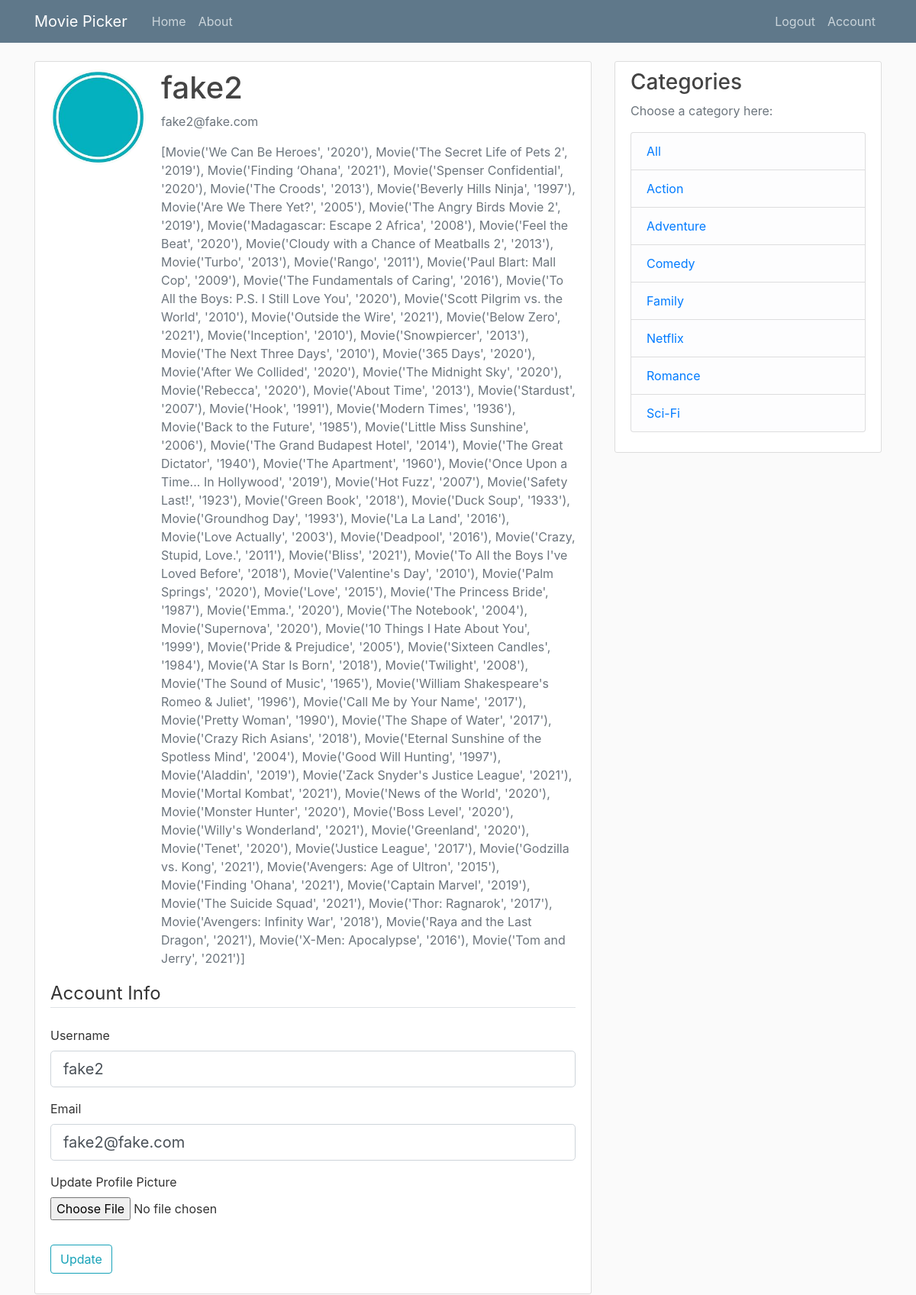
Page /account (signed in) on the committed database.
### flask_app/models.py (models this page shows, shortened)
class User(db.Model, UserMixin):
    id = db.Column(db.Integer, primary_key=True)
    username = db.Column(db.String(20), unique=True, nullable=False)
    email = db.Column(db.String(120), unique=True, nullable=False)
    image_file = db.Column(db.String(20), nullable=False, default='default.jpg')
    password = db.Column(db.String(60), nullable=False)
    likes = db.relationship('Movie', secondary=likes, lazy='subquery', backref=db.backref('liked_by', lazy=True))
    dislikes = db.relationship('Movie', secondary=dislikes, lazy='subquery', backref=db.backref('disliked_by', lazy=True))

class Movie(db.Model):
    id = db.Column(db.Integer, primary_key=True)
    title = db.Column(db.String(40), nullable=False)
    released = db.Column(db.Integer, nullable=False)
    image = db.Column(db.String(100), nullable=False, default='default.jpg')
    synopsis = db.Column(db.Text, default='')
    def __repr__(self):
        return f"Movie('{self.title}', '{self.released}')"

class Category(db.Model):
    id = db.Column(db.Integer, primary_key=True)
    name = db.Column(db.String(40), unique=True, nullable=False)
    movies = db.relationship('Movie', secondary=categories, lazy='subquery', backref=db.backref('categories', lazy=True))
    def __lt__(self, other):
        return self.name < other.name

### flask_app/routes.py (the view)
@app.route("/account", methods=['GET', 'POST'])
@login_required
def account():
	form = UpdateAccountForm()
	image_file = url_for('static', filename='profile_pics/' + current_user.image_file)
	if form.validate_on_submit():
		if form.picture.data:
			picture_file = save_picture(form.picture.data)
			current_user.image_file = picture_file
		current_user.username = form.username.data
		current_user.email = form.email.data
		db.session.commit()
		flash("Your account has been updated", "success")
		return redirect(url_for('account'))
	elif request.method == 'GET':
		form.username.data = current_user.username
		form.email.data = current_user.email
	return render_template('account.html', title='account', image_file=image_file, form=form, categories=sorted(Category.query.all()))

### flask_app/forms.py (shortened to what this page needs)
class UpdateAccountForm(FlaskForm):
	username = StringField('Username', validators=[DataRequired(), Length(min=2, max=20)])
	email = StringField('Email', validators=[DataRequired(), Email()])
	picture = FileField('Update Profile Picture', validators=[FileAllowed(['jpg', 'png'])])
	submit = SubmitField('Update')

### flask_app/models.py (called while the page is built)
@login_manager.user_loader
def load_user(user_id):
    return User.query.get(int(user_id))

### flask_app/templates/account.html (shortened to what this page needs)
{% extends "layout.html" %}
{% block content %}
	<div class='content-section'>
		<div class='media'>
			<img class='rounded-circle account-img' src="{{ image_file }}">
			<div class='media-body'>
				<h2 class='account-heading'>{{ current_user.username }}</h2>
				<p class='text-secondary'>{{ current_user.email }}</p>
				<p class='text-secondary'>{{ current_user.likes }}</p>
			</div>
		</div>
		<form method='POST' action='' enctype="multipart/form-data">
			<fieldset class='form-group'>
				<legend class='border-bottom mb-4'>Account Info</legend>
				<div class='form-group'>
					{{form.username.label(class="form-control-label")}}
					{%if form.username.errors%}
						{{form.username(class="form-control form-control-lg is-invalid")}}
						<div class="invalid-feedback">
							{%for error in form.username.errors%}
								<span>{{error}}</span>
							{%endfor%}
						</div>
					{%else%}
						{{form.username(class="form-control form-control-lg")}}
					{%endif%}
				</div>
				<div class='form-group'>
					{{form.email.label(class="form-control-label")}}
					{%if form.email.errors%}
						{{form.email(class="form-control form-control-lg is-invalid")}}
						<div class="invalid-feedback">
							{%for error in form.email.errors%}
								<span>{{error}}</span>
							{%endfor%}
						</div>
					{%else%}
						{{form.email(class="form-control form-control-lg")}}
					{%endif%}
				</div>
				<div class='form-group'>
					{{form.picture.label()}}
					{{form.picture(class='form-control-file')}}
				</div>
			</fieldset>
			<div class='form-group'>
				{{form.submit(class="btn btn-outline-info")}}
			</div>
		</form>
	</div>
{% endblock content %}

### flask_app/templates/layout.html (shortened to what this page needs)
<!DOCTYPE html>
<html>
<head>
    <link rel="stylesheet" href="https://maxcdn.bootstrapcdn.com/bootstrap/4.0.0/css/bootstrap.min.css">
    <link rel="stylesheet" type="text/css" href="{{ url_for('static', filename='main.css') }}">
</head>
<body>
    <header class="site-header">
      <nav class="navbar navbar-expand-md navbar-dark bg-steel fixed-top">
        <div class="container">
          <a class="navbar-brand mr-4" href="/">Movie Picker</a>
          <div class="collapse navbar-collapse" id="navbarToggle">
            <div class="navbar-nav mr-auto">
              <a class="nav-item nav-link" href="{{url_for('home')}}">Home</a>
              <a class="nav-item nav-link" href="{{url_for('about')}}">About</a>
            </div>
            <div class="navbar-nav">
              {% if current_user.is_authenticated %}
                <a class="nav-item nav-link" href="{{url_for('logout')}}">Logout</a>
                <a class="nav-item nav-link" href="{{url_for('account')}}">Account</a>
              {% else %}
                <a class="nav-item nav-link" href="{{url_for('login')}}">Login</a>
                <a class="nav-item nav-link" href="{{url_for('register')}}">Register</a>
              {% endif %}
            </div>
          </div>
        </div>
      </nav>
    </header>
    <main role="main" class="container">
      <div class="row">
        <div class="col-md-8">
          {% block content %}{% endblock %}
        </div>
        <div class="col-md-4">
          <div class="content-section">
            <h3>Categories</h3>
            <p class='text-muted'>Choose a category here:
              <ul class="list-group">
                <li class="list-group-item list-group-item-light"><a href='/home/'>All</a></li>
                {% for category in categories %}
                <li class="list-group-item list-group-item-light"><a href='/home/{{category.name}}'>{{ category.name }}</a></li>
                {% endfor %}
              </ul>
            </p>
          </div>
        </div>
      </div>
    </main>
</body>
</html>

### flask_app/static/main.css (style rules this page uses)
body { background: #fafafa; color: #333333; margin-top: 5rem; }
h1, h2, h3, h4, h5, h6 { color: #444444; }
.bg-steel { background-color: #5f788a; }
.site-header .navbar-nav .nav-link { color: #cbd5db; }
.content-section { background: #ffffff; padding: 10px 20px; border: 1px solid #dddddd; border-radius: 3px; margin-bottom: 20px; }
.account-img { height: 125px; width: 125px; margin-right: 20px; margin-bottom: 16px; }
.account-heading { font-size: 2.5rem; }

### rows in the picture
User: username "fake2", email "fake2@fake.com"
Movie: likes "[Movie('We Can Be Heroes', '2020'), Movie('The Secret Life of Pets 2', '2019'), Movie('Finding ‘Ohana', '2021'), Movie('Spenser Confidential', '2020'), Movie('The Croods', '2013'), Movie('Beverly Hills Ninja', '1997'), Movie('Are We There Yet?', '2005'), Movie('The Angry Birds Movie 2', '2019'), Movie('Madagascar: Escape 2 Africa', '2008'), Movie('Feel the Beat', '2020'), Movie('Cloudy with a Chance of Meatballs 2', '2013'), Movie('Turbo', '2013'), Movie('Rango', '2011'), Movie('Paul Blart: Mall Cop', '2009'), Movie('The Fundamentals of Caring', '2016'), Movie('To All the Boys: P.S. I Still Love You', '2020'), Movie('Scott Pilgrim vs. the World', '2010'), Movie('Outside the Wire', '2021'),…"
Category: name "Action"
Category: name "Adventure"
Category: name "Comedy"
Category: name "Family"
Category: name "Netflix"
Category: name "Romance"
Category: name "Sci-Fi"
